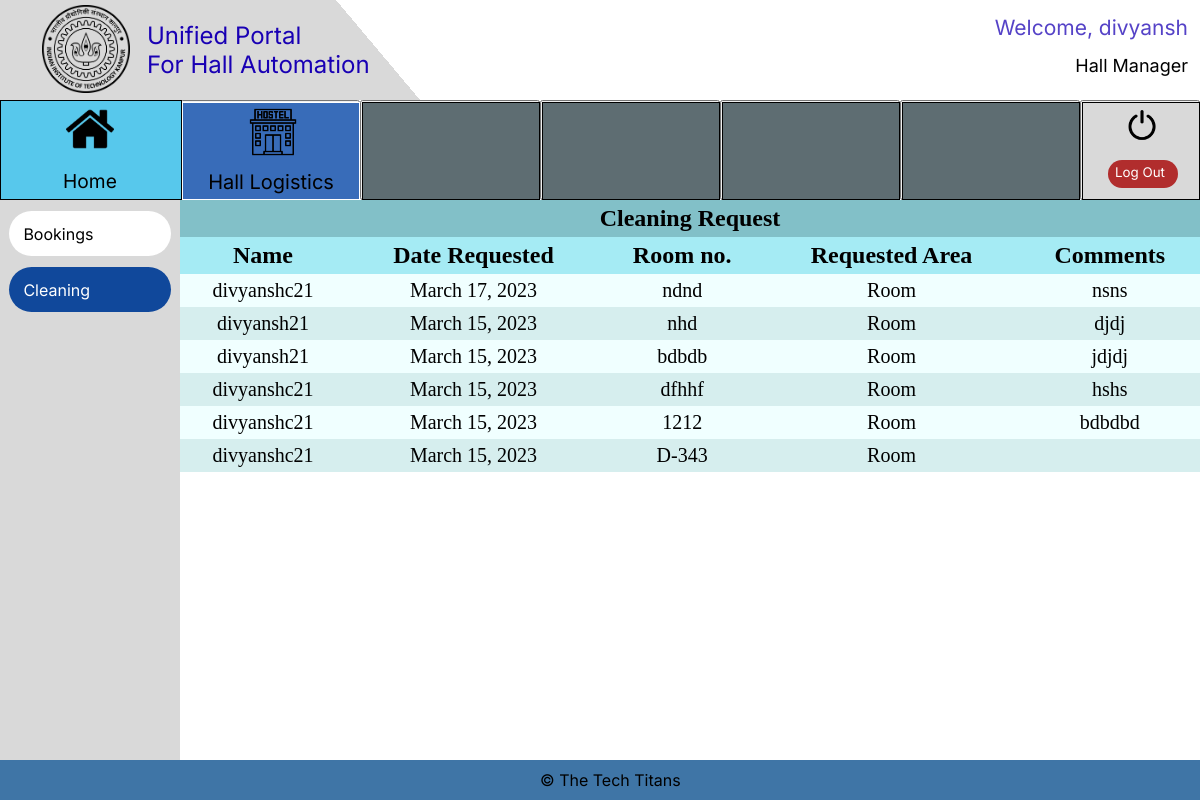
/Cleaning/Cleaning_hall (signed in), run on an earlier commit of the app's database.
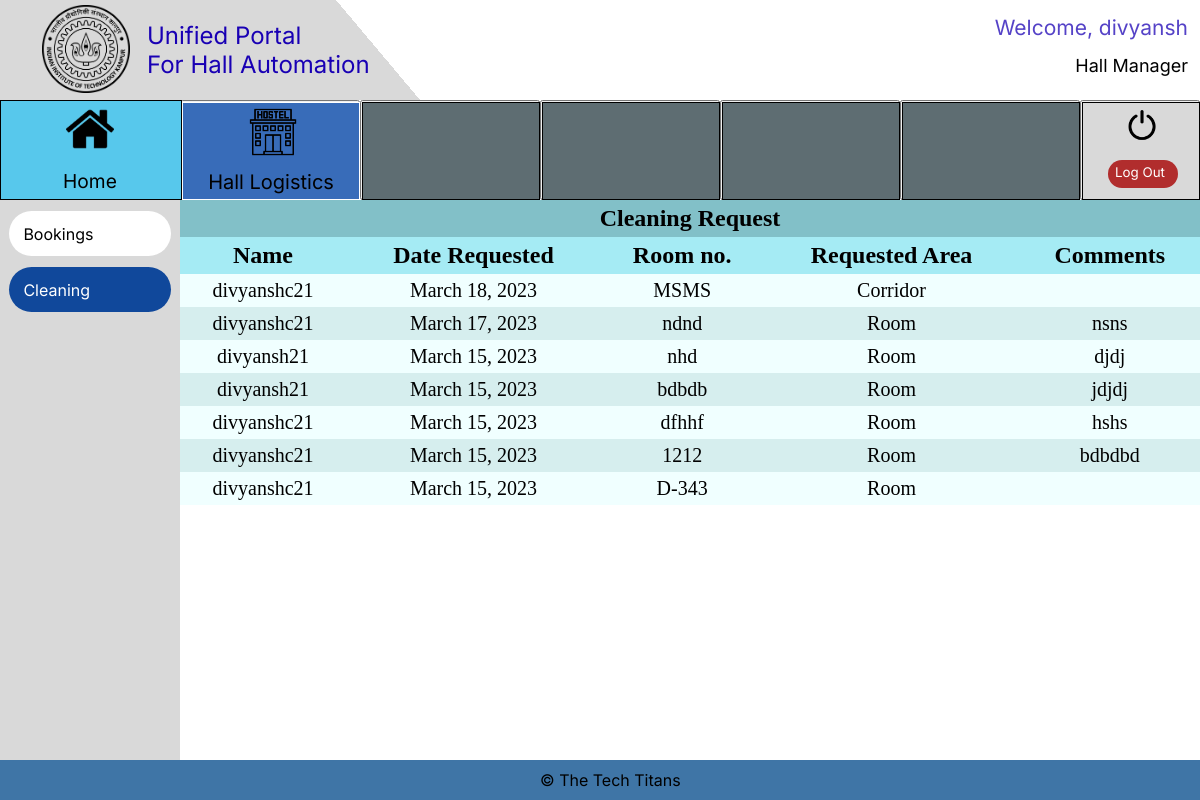
And on a later commit of the database.
### Cleaning/models.py (models this page shows)
class Cleaning_Request (models.Model):
    User_Name = models.CharField (max_length = 30) #check maxlength later
    Room = models.TextField(max_length=15,default="Not Given")
    Done = models.BooleanField(default=False)
    Place = models.CharField(max_length=10,default="Not Given")
    comments = models.TextField(max_length=200)
    Cleaning_DateTime = models.DateTimeField()

### Cleaning/views.py (the view)
# urls.py: path('Cleaning_hall', views.Cleaning_hall, name='Cleaning_hall'),
def Cleaning_hall(request):
    if request.user.is_authenticated:
        if request.user.designation == "Hall Manager":
            request_list = Cleaning_Request.objects.filter( Done=False )
            return render(request, 'Cleaning_hall.html', context= {'lodging': request_list})
        else:
            return render(request,"Error.html")
    else:
        return render(request,"Error.html")

### Cleaning/templates/Cleaning_hall.html (shortened to what this page needs)
{%include "staff_base.html"%} {%load static%}
<html lang="en">
  <head>
    <link rel="stylesheet" href="{%static 'styles.css'%}" />
  </head>
  <body>
    <div class="main_div">
    <table cellspacing="0" cellpadding="5em">
      <tr>
        <th colspan = "8" style="font-size: 24px;text-align: center;background-color: rgba(
        62.92744293808937,
        153.59830677509308,
        165.96249371767044,
        0.6200000047683716
      );">Cleaning Request
    </th>
      </tr>
      <tr>
        <th>Name</th>
        <th>Date Requested</th>
        <th>Room no.</th>
        <th>Requested Area</th>
        <th>Comments</th>
      </tr>
      {% for i in lodging reversed%}
      <tr>
        <form method="post" action="Past_Request">
          <td>{{i.User_Name}}</td>
          <td>{{i.Cleaning_DateTime.date}}</td>
          <td>{{i.Room}}</td>
          <td>{{i.Place}}</td>
          <td>{{i.comments}}</td>
      </form>
      </tr>
      {% endfor %}
    </table>
  </div>
  </body>
</html>

What changed in the data, as far as the page shows it:
added Cleaning_Request: User_Name "divyanshc21", Cleaning_DateTime "March 18, 2023", Room "MSMS", Place "Corridor"
